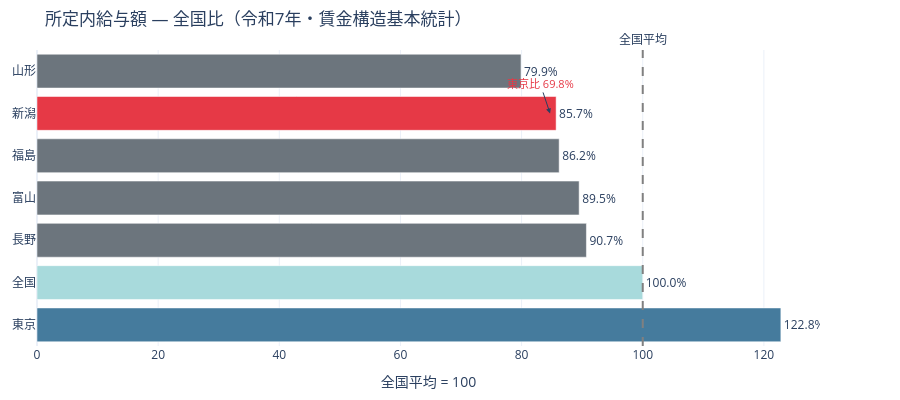

The notebook cell this image was saved under:
### Code cell
# --- 可視化: 横棒グラフ（全国比 %） ---
if compare is not None and len(compare) > 0:
    colors_bar = []
    for p in compare['都道府県']:
        if '新潟' in str(p):
            colors_bar.append('#e63946')
        elif '東京' in str(p):
            colors_bar.append('#457b9d')
        elif p == '全国':
            colors_bar.append('#a8dadc')
        else:
            colors_bar.append('#6c757d')

    fig_w = go.Figure(go.Bar(
        y=compare['都道府県'],
        x=compare['全国比(%)'],
        orientation='h',
        marker_color=colors_bar,
        text=[f"{v}%" for v in compare['全国比(%)']],
        textposition='outside',
    ))
    fig_w.add_vline(x=100, line_dash='dash', line_color='gray',
                    annotation_text='全国平均', annotation_position='top')

    n_rows = compare[compare['都道府県'].str.contains('新潟', na=False)]
    t_rows = compare[compare['都道府県'].str.contains('東京', na=False)]
    if len(n_rows) and len(t_rows):
        n_pct = n_rows['全国比(%)'].values[0]
        t_pct = t_rows['全国比(%)'].values[0]
        fig_w.add_annotation(
            x=n_pct - 1, y=n_rows['都道府県'].values[0],
            text=f"東京比 {n_pct/t_pct*100:.1f}%",
            showarrow=True, arrowhead=2,
            font=dict(color='#e63946', size=11)
        )

    fig_w.update_layout(
        title='所定内給与額 ― 全国比（令和7年・賃金構造基本統計）',
        xaxis_title='全国平均 = 100',
        template='plotly_white',
        height=400,
        margin=dict(l=20, r=80, t=50, b=40),
    )
    fig_w.show()

    # wage_gap_summary: Phase 3C LLM連携用
    if len(n_rows) and len(t_rows):
        n_wage = n_rows['所定内給与額'].values[0]
        t_wage = t_rows['所定内給与額'].values[0]
        wage_gap_summary = (
            f"新潟県 賃金実態（令和7年・賃金構造基本統計調査）\n"
            f"  所定内給与額 : {n_wage:.1f} 千円/月\n"
            f"  全国平均比   : {n_wage/nat_val*100:.1f}%  (月▲{nat_val-n_wage:.1f}千円)\n"
            f"  東京比       : {n_wage/t_wage*100:.1f}%  (月▲{t_wage-n_wage:.1f}千円)\n"
            f"  推定年収     : {int(n_wage*12*0.8/10000)} 万円\n"
        )
        print(wage_gap_summary)
    else:
        wage_gap_summary = "賃金データ取得済み（詳細は上記表を参照）"

### Figure 1 — Plotly figure (JSON) as saved in the notebook; plotly's stock layout.template omitted (floating-point values rounded to 4 significant figures)
{"data": [{"marker": {"color": ["#457b9d", "#a8dadc", "#6c757d", "#6c757d", "#6c757d", "#e63946", "#6c757d"]}, "orientation": "h", "text": ["122.8%", "100.0%", "90.7%", "89.5%", "86.2%", "85.7%", "79.9%"], "textposition": "outside", "type": "bar", "x": [122.8, 100.0, 90.7, 89.5, 86.2, 85.7, 79.9], "y": ["東京", "全国", "長野", "富山", "福島", "新潟", "山形"]}], "layout": {"annotations": [{"showarrow": false, "text": "全国平均", "x": 100, "xanchor": "center", "xref": "x", "y": 1, "yanchor": "bottom", "yref": "y domain"}, {"arrowhead": 2, "font": {"color": "#e63946", "size": 11}, "showarrow": true, "text": "東京比 69.8%", "x": 84.7, "y": "新潟"}], "height": 400, "margin": {"b": 40, "l": 20, "r": 80, "t": 50}, "shapes": [{"line": {"color": "gray", "dash": "dash"}, "type": "line", "x0": 100, "x1": 100, "xref": "x", "y0": 0, "y1": 1, "yref": "y domain"}], "title": {"text": "所定内給与額 ― 全国比（令和7年・賃金構造基本統計）"}, "xaxis": {"title": {"text": "全国平均 = 100"}}}}
